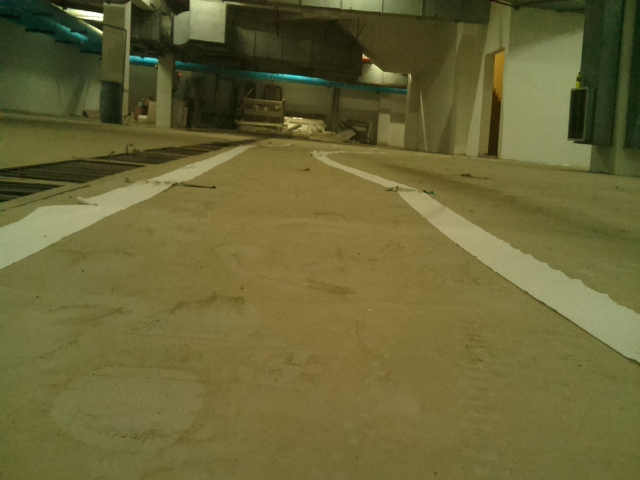
#> input picture Proof-of-concepts/Image Processing/FF0.jpg, 640 x 480 px, found by its file name
$ python Image-Processing.py
#> lines starting #> are read from the running program, lines starting #| are printed output that depends on the picture; after the words box and inside, x2 and y2 are one past the last pixel; in counts of white or black regions, pixels touching at a corner belong together
import cv2
import numpy as np

img = cv2.imread('/home/debargha/Documents/Desi Tesla/Proof-of-concepts/Image Processing/FF0.jpg')
#> img is the input picture: shape (480, 640, 3); mean B, G, R 54.4, 100.8, 105.3
cv2.imwrite('Original image.jpg',img)
gray = cv2.cvtColor(img, cv2.COLOR_BGR2GRAY)
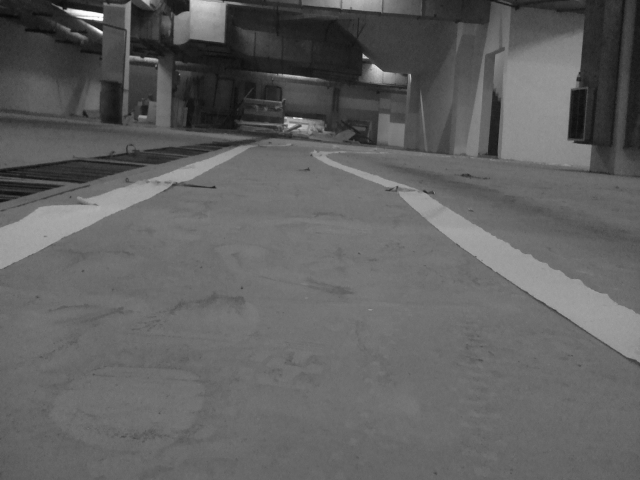
#> gray: shape (480, 640); min 7, max 254, mean 96.9
cv2.imwrite('Gray image.jpg', gray)
hsv = cv2.cvtColor(img, cv2.COLOR_BGR2HSV)
#> hsv: shape (480, 640, 3); mean H, S, V 28.9, 130, 107.2
cv2.imwrite('HSV image.jpg', hsv)

lower_red = np.array([30,150,50])
upper_red = np.array([255,255,180])
mask = cv2.inRange(hsv, lower_red, upper_red)
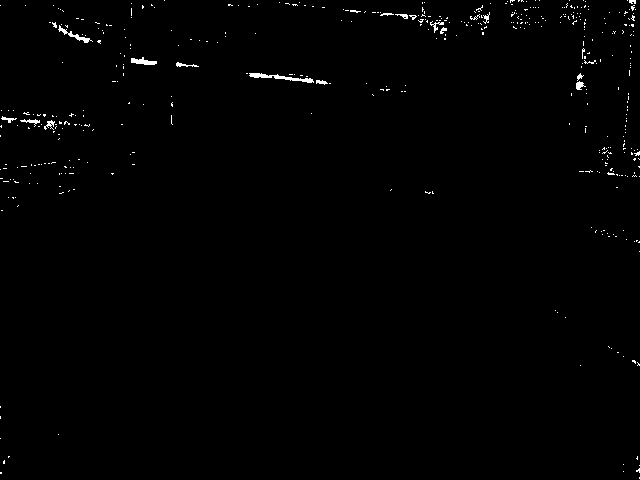
#> mask: shape (480, 640); 0.71% white in thin lines or dots
res = cv2.bitwise_and(img,img, mask= mask)

# Apply edge detection method on the image
edges = cv2.Canny(gray,50,150,apertureSize = 3)
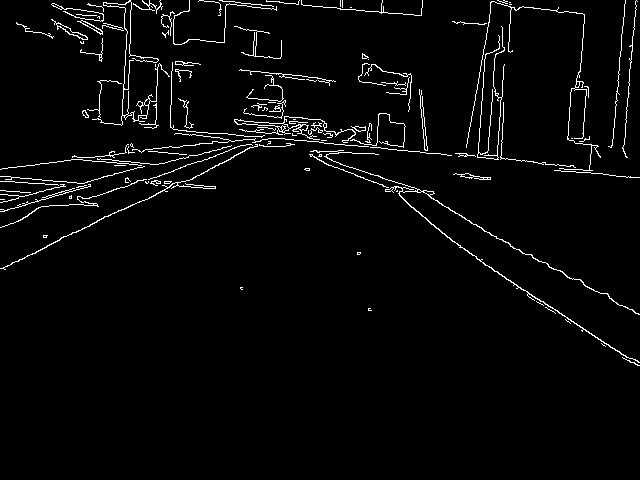
#> edges: shape (480, 640); 3% white in thin lines or dots, all inside (x1, y1, x2, y2) = (0, 0, 640, 366)

cv2.imwrite('Canny edges.jpg',edges)

# This returns an array of r and theta values
lines = cv2.HoughLines(edges,1,np.pi/180, 200)
#> lines = [[114, 1.66]]

if lines.all()!=None:

    # The below for loop runs till r and theta values
    # are in the range of the 2d array
    for r,theta in lines[0]:

        # Stores the value of cos(theta) in a
        a = np.cos(theta)

        # Stores the value of sin(theta) in b
        b = np.sin(theta)

        # x0 stores the value rcos(theta)
        x0 = a*r

        # y0 stores the value rsin(theta)
        y0 = b*r

        # x1 stores the rounded off value of (rcos(theta)-1000sin(theta))
        x1 = int(x0 + 1000*(-b))

        # y1 stores the rounded off value of (rsin(theta)+1000cos(theta))
        y1 = int(y0 + 1000*(a))

        # x2 stores the rounded off value of (rcos(theta)+1000sin(theta))
        x2 = int(x0 - 1000*(-b))

        # y2 stores the rounded off value of (rsin(theta)-1000cos(theta))
        y2 = int(y0 - 1000*(a))

        # cv2.line draws a line in img from the point(x1,y1) to (x2,y2).
        # (0,0,255) denotes the colour of the line to be
        #drawn. In this case, it is red.
        cv2.line(img,(x1,y1), (x2,y2), (0,0,255),2)
#> this loop made 1 pass
#> (r, theta, a, b, x0, y0, x1, y1) on pass 1: (114, 1.66, -0.0872, 0.996, -9.94, 113.6, -1006, 26)
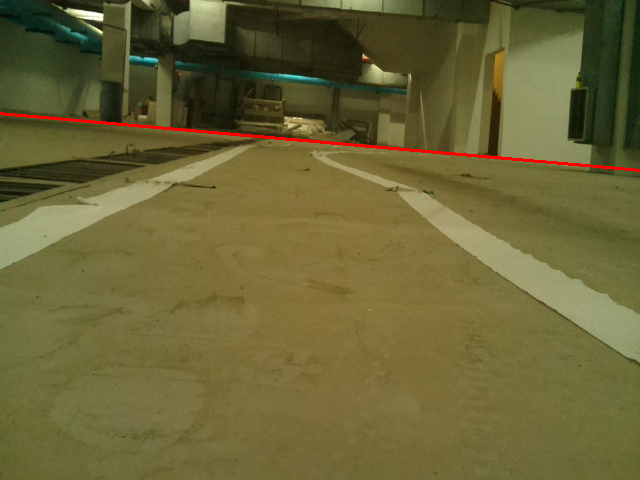
#> img: shape (480, 640, 3); 0.63% of pixels changed, all inside (x1, y1, x2, y2) = (0, 112, 640, 172)

    # All the changes made in the input image are finally
    # written on a new image houghlines.jpg

    cv2.imwrite('houghlines3.jpg',img)

"""
th1 = cv2.threshold(gray,127,255,cv2.THRESH_BINARY)
th2 = cv2.threshold(gray,0,255,cv2.THRESH_BINARY+cv2.THRESH_OTSU)
blur = cv2.GaussianBlur(gray,(5,5),0)
th3 = cv2.threshold(blur,0,255,cv2.THRESH_BINARY+cv2.THRESH_OTSU)
"""
blur = cv2.GaussianBlur(gray,(5,5),0)

thresholded_imagewoblur = cv2.adaptiveThreshold(gray,255,cv2.ADAPTIVE_THRESH_GAUSSIAN_C,\
            cv2.THRESH_BINARY,11,2)
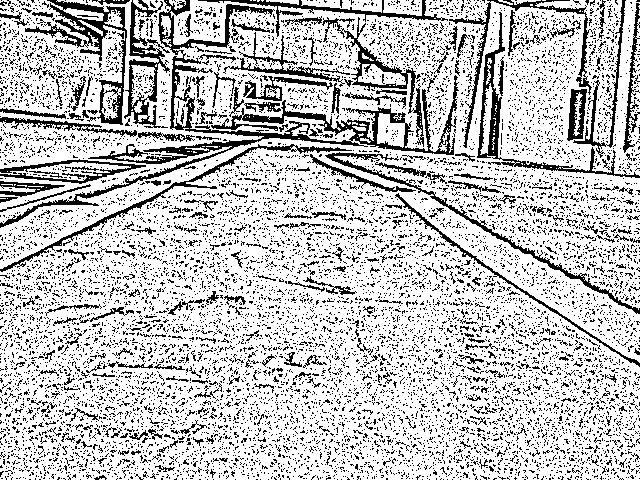
#> thresholded_imagewoblur: shape (480, 640); 76.7% white; black in thin lines or dots

thresholded_imagewblur = cv2.adaptiveThreshold(blur,255,cv2.ADAPTIVE_THRESH_GAUSSIAN_C,\
            cv2.THRESH_BINARY,11,2)
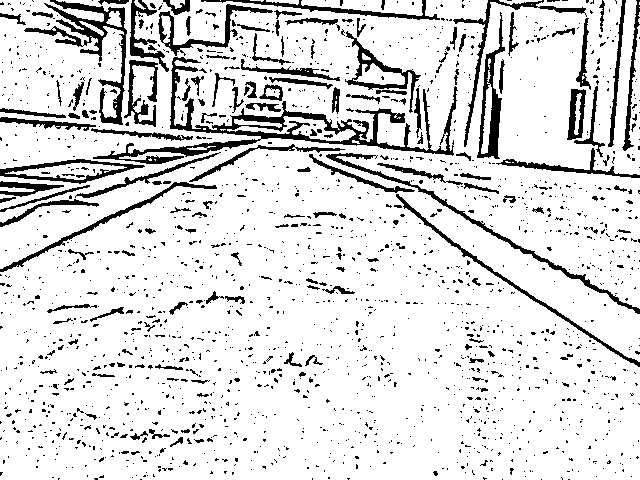
#> thresholded_imagewblur: shape (480, 640); 86.8% white; 1857 black regions (1695 under 20 px), largest, box (x1, y1, x2, y2) and area: (93, 57, 458, 164) 5083, (24, 0, 127, 125) 2371, (326, 153, 640, 314) 1542

cv2.imwrite('Adaptive Gaussian Filtering w Blur.jpg',thresholded_imagewblur)
cv2.imwrite('Adaptive Gaussian Filtering w/o Blur.jpg', thresholded_imagewoblur)
#cv2.imwrite('Thresholded Binary', th1)


cv2.waitKey(0)
cv2.destroyAllWindows()
